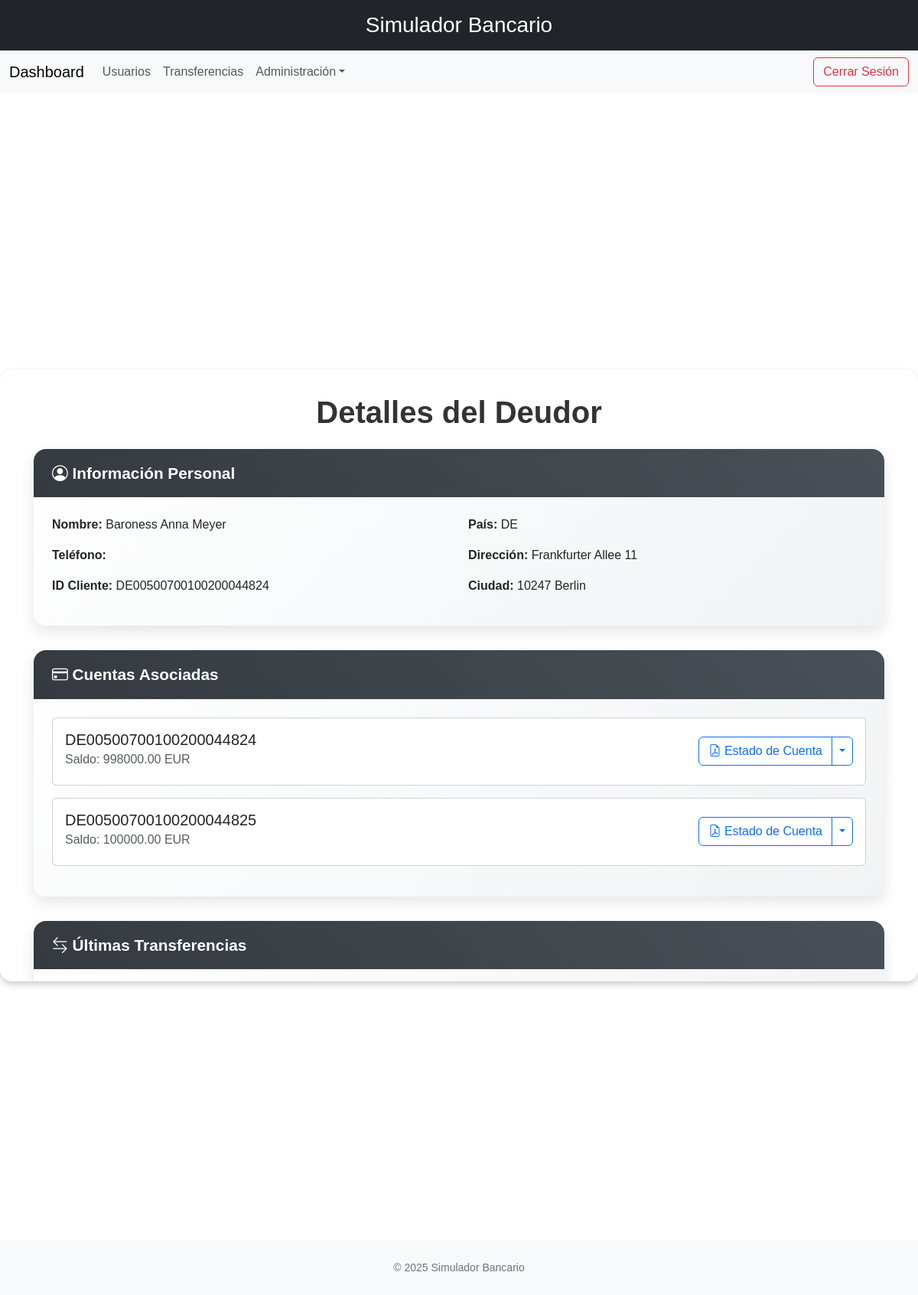
The page /gpt4/deudores/1/ (signed in) on the database its author committed.
### banco/models.py (models this page shows, shortened)
class Party(models.Model):
    name = models.CharField(max_length=70, unique=True)
    address = models.OneToOneField(
        PostalAddress,
        on_delete=models.CASCADE,
        related_name="%(class)ss_address"
    )
    class Meta:
        abstract = True
        app_label = 'banco'

class Debtor(Party):
    customer_id = models.CharField(max_length=35, unique=True)
    user = models.OneToOneField(User, on_delete=models.CASCADE, related_name='debtor', null=True)
    class Meta(Party.Meta):
        db_table = 'sim_debtor'
        app_label = 'banco'

class PostalAddress(models.Model):
    country = models.CharField(max_length=2, validators=[country_validator])
    street = models.CharField(max_length=70)
    city = models.CharField(max_length=70)
    class Meta:
        db_table = 'sim_postal_address'
        app_label = 'banco'

class Account(models.Model):
    iban = EncryptedCharField(
        max_length=34, unique=True,
        validators=[iban_validator],
        help_text="IBAN cifrado"
    )
    currency = models.CharField(
        max_length=3, default='EUR',
        validators=[currency_validator]
    )
    class Meta:
        abstract = True
        app_label = 'banco'

class DebtorAccount(Account):
    debtor = models.ForeignKey(
        Debtor, on_delete=models.CASCADE,
        related_name='accounts'
    )
    balance = models.DecimalField(
        max_digits=18, decimal_places=2,
        default=Decimal('0.00'),
    )
    class Meta(Account.Meta):
        db_table = 'sim_debtor_account'
        app_label = 'banco'

### banco/gpt_views.py (the view)
# urls.py: path('gpt4/deudores/<int:pk>/', gpt_views.DebtorDetailView.as_view(), name='debtor_detailGPT4'),
class DebtorDetailView(LoginRequiredMixin, generic.DetailView):
    model = Debtor
    template_name = 'api/GPT4/debtor_detail.html'
    context_object_name = 'debtor'
    def get_context_data(self, **kwargs):
        context = super().get_context_data(**kwargs)
        context['accounts'] = self.object.accounts.all()
        context['transfers'] = self.object.transfers.order_by('-created_at')[:10]
        today = timezone.now().date()
        context['today'] = today
        context['week_ago'] = today - timedelta(days=7)
        context['month_ago'] = today - timedelta(days=30)
        return context

### banco/models.py (called while the page is built)
    def from_db_value(self, value, expression, connection):
        if value is None:
            return None
        last_error = None
        for f in self.fernets:
            try:
                return force_str(f.decrypt(force_bytes(value)))
            except InvalidToken as e:
                last_error = e
                continue
        raise last_error

    def get_status_color(self):
        return {
            'PDNG': 'warning',
            'ACCP': 'success',
            'RJCT': 'danger',
            'CANC': 'secondary'
        }.get(self.status, 'dark')

### banco/templates/api/GPT4/debtor_detail.html (shortened to what this page needs)
{% extends 'base.html' %}
{% block content %}
<div class="container-fluid">
  <h1 class="text-center display-6 fw-bold mb-4">Detalles del Deudor</h1>
  <div class="card custom-card">
    <div class="custom-card-header">
      <i class="bi bi-person-circle"></i> Información Personal
    </div>
    <div class="card-body custom-card-body">
      <div class="row">
        <div class="col-md-6">
          <p><strong>Nombre:</strong> {{ debtor.name }}</p>
          <p><strong>Teléfono:</strong> {{ debtor.mobile_phone_number }}</p>
          <p><strong>ID Cliente:</strong> {{ debtor.customer_id }}</p>
        </div>
        <div class="col-md-6">
          <p><strong>País:</strong> {{ debtor.address.country }}</p>
          <p><strong>Dirección:</strong> {{ debtor.address.street }}</p>
          <p><strong>Ciudad:</strong> {{ debtor.address.city }}</p>
        </div>
      </div>
    </div>
  </div>
  <div class="card custom-card">
    <div class="custom-card-header">
      <i class="bi bi-credit-card"></i> Cuentas Asociadas
    </div>
    <div class="card-body custom-card-body">
      {% for account in accounts %}
      <div class="card mb-3">
        <div class="card-body">
          <div class="d-flex justify-content-between align-items-center">
            <div>
              <h5 class="card-title">{{ account.iban }}</h5>
              <h6 class="card-subtitle mb-2 text-muted">Saldo: {{ account.balance }} {{ account.currency }}</h6>
            </div>
            <div class="btn-group">
              <a href="{% url 'account_statement_pdfGPT4' account.id %}" class="btn btn-outline-primary">
                <i class="bi bi-file-earmark-pdf"></i> Estado de Cuenta
              </a>
              <button type="button" class="btn btn-outline-primary dropdown-toggle dropdown-toggle-split" data-bs-toggle="dropdown">
              </button>
            </div>
          </div>
        </div>
      </div>
      {% empty %}
      <div class="alert alert-info">
        <i class="bi bi-info-circle"></i> No hay cuentas asociadas a este deudor.
      </div>
      {% endfor %}
    </div>
  </div>
  <div class="card custom-card">
    <div class="custom-card-header">
      <i class="bi bi-arrow-left-right"></i> Últimas Transferencias
    </div>
    <div class="card-body custom-card-body">
    </div>
  </div>
</div>
{% endblock %}

### banco/templates/api/GPT4/debtor_detail.html (style rules this page uses)
h1.text-center { font-size: 2.5rem !important; }
.custom-card { border-radius: 1rem; box-shadow: 0 8px 20px rgba(0,0,0,0.1); background: linear-gradient(135deg,#ffffff 0%,#f1f3f5 100%); border: none; transition: transform .3s ease, box-shadow .3s ease; margin-bottom: 2rem; }
.custom-card-header { background: linear-gradient(45deg,#343a40,#495057); color: #fff; font-weight: 600; font-size: 1.3rem; padding: 1rem 1.5rem; border-top-left-radius: 1rem; border-top-right-radius: 1rem; }
.custom-card-body { padding: 1.5rem; }

### rows shown on the page
Debtor: name "Baroness Anna Meyer", customer_id "DE00500700100200044824", address.country "DE", address.street "Frankfurter Allee 11", address.city "10247 Berlin"
DebtorAccount: iban "DE00500700100200044824", balance "998000.00", currency "EUR"
DebtorAccount: iban "DE00500700100200044825", balance "100000.00", currency "EUR"
